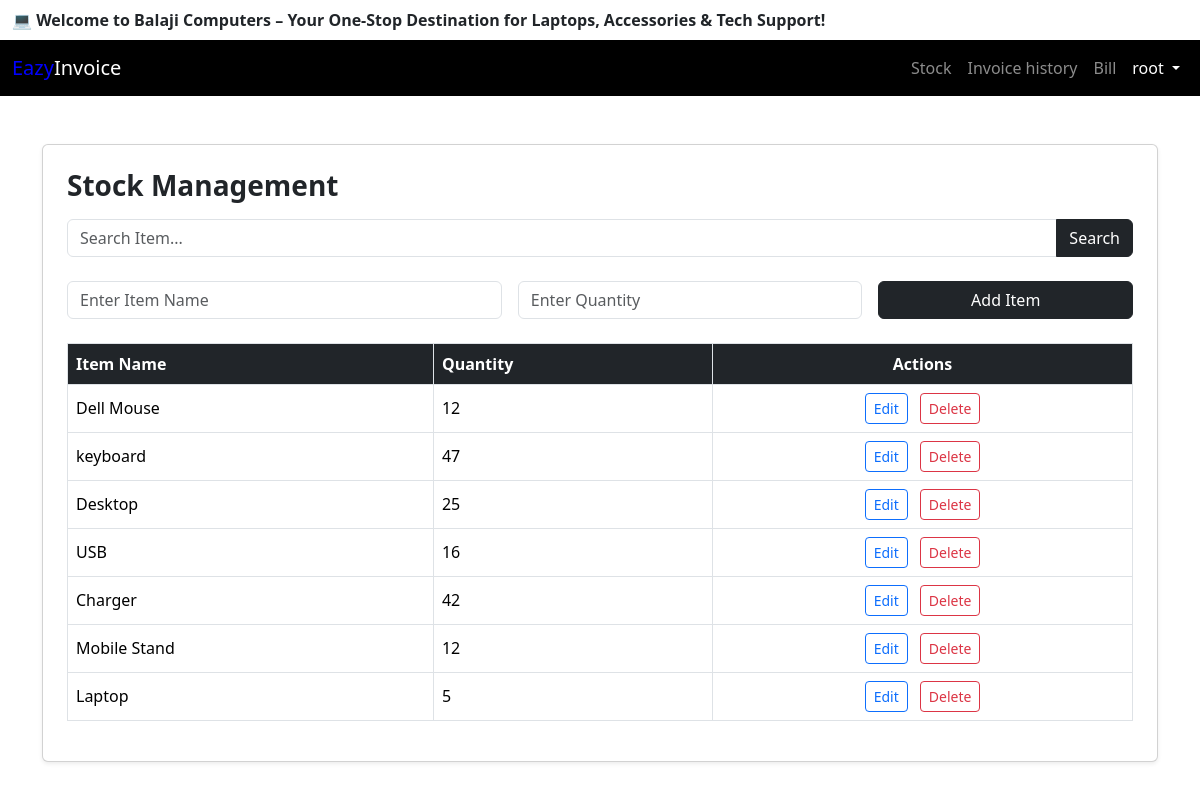
The page /stock/ (signed in) on the database its author committed.
### core/models.py (models this page shows, shortened)
class Stock(models.Model):
    item_name = models.CharField(max_length=100)
    quantity = models.PositiveIntegerField()

### core/views.py (the view, shortened to what this page needs)
# urls.py: path('stock/', views.stock_page, name='stock_page'),
def stock_page(request):
    query = request.GET.get('search', '')
    if query:
        items = Stock.objects.filter(item_name__icontains=query)
    else:
        items = Stock.objects.all()
    return render(request, 'core/stock.html', {
        'items': items,
        'query': query,
    })

### core/templates/core/stock.html (shortened to what this page needs)
{% load static %}
<!DOCTYPE html>
<html lang="en">
<head>
 <link href="https://cdn.jsdelivr.net/npm/bootstrap@5.3.2/dist/css/bootstrap.min.css" rel="stylesheet">
</head>
<body>
{% include 'core/navbar.html' %}
<div class="container py-5">
  <div class="card p-4 shadow-sm">
    <div class="d-flex justify-content-between align-items-center mb-3">
      <h3 class="mb-0 fw-bold">Stock Management</h3>
    </div>
   <form method="get" class="mb-4">
  <div class="input-group">
    <input type="text" name="search" class="form-control" placeholder="Search Item..." value="{{ query }}">
    <button class="btn btn-dark" type="submit">Search</button>
  </div>
</form>
    <form method="POST" class="mb-4">
      <div class="row g-3">
        <div class="col-md-5">
          <input type="text" name="item_name" placeholder="Enter Item Name" class="form-control" required>
        </div>
        <div class="col-md-4">
          <input type="number" name="quantity" placeholder="Enter Quantity" class="form-control" required>
        </div>
        <div class="col-md-3">
          <button type="submit" class="btn btn-dark w-100">Add Item</button>
        </div>
      </div>
    </form>
    <div class="table-responsive">
      <table class="table table-bordered align-middle">
        <thead>
          <tr>
            <th>Item Name</th>
            <th>Quantity</th>
            <th class="text-center">Actions</th>
          </tr>
        </thead>
        <tbody>
          {% for item in items %}
            <tr>
              <td>{{ item.item_name }}</td>
              <td>{{ item.quantity }}</td>
              <td class="text-center">
                <a href="{% url 'update_stock' item.id %}" class="btn btn-sm btn-outline-primary me-2">Edit</a>
                <a href="{% url 'delete_stock' item.id %}" class="btn btn-sm btn-outline-danger"
                   onclick="return confirm('Are you sure you want to delete this item?');">
                  Delete
                </a>
              </td>
            </tr>
          {% empty %}
            <tr>
              <td colspan="3" class="text-center text-muted">No stock items found.</td>
            </tr>
          {% endfor %}
        </tbody>
      </table>
    </div>
  </div>
</div>
</body>
</html>

### core/templates/core/Navbar.html (shortened to what this page needs)
<!DOCTYPE html>
<html lang="en">
<head>
<link href="https://cdn.jsdelivr.net/npm/bootstrap@5.3.7/dist/css/bootstrap.min.css" rel="stylesheet">    <title>Document</title>
</head>
<body>
   <div class="container-fluid  py-2">
  <div class="overflow-hidden">
    <marquee behavior="scroll" direction="left" scrollamount="5">
      <span class="text-dark fw-semibold d-inline-block" style="font-size: 1rem; white-space: nowrap;">
        💻 Welcome to Balaji Computers – Your One-Stop Destination for Laptops, Accessories & Tech Support!
      </span>
    </marquee>
  </div>
</div>
<nav class="navbar navbar-expand-lg navbar-dark" style="background-color:rgb(0, 0, 0);">
  <div class="container-fluid">
    <a class="navbar-brand" href="{% url "stock_page" %}"><span style="color:blue;">Eazy</span><span>Invoice</span></a>
    <div class="collapse navbar-collapse " id="navbarNav">
      <ul class="navbar-nav ms-auto text-dark">
        {% if request.user.is_authenticated %}
        <li class="nav-item">
          <a class="nav-link " href="{% url "stock_page" %}">Stock</a>
        </li>
        <li class="nav-item">
          <a class="nav-link " href="{% url "invoice_history" %}">Invoice history</a>
        </li>
        <li class="nav-item ">
          <a class="nav-link " href="{% url "billing_page" %}">Bill</a>
        </li>
        <li class="nav-item dropdown">
  <a class="nav-link dropdown-toggle text-white" href="#" id="userDropdown" role="button" data-bs-toggle="dropdown" aria-expanded="false">
    {{ request.user }}
  </a>
</li>
        {% endif %}
      </ul>
    </div>
  </div>
</nav>
<script src="https://cdn.jsdelivr.net/npm/bootstrap@5.3.7/dist/js/bootstrap.bundle.min.js"></script></body>
</html>

### core/templates/core/stock.html (style rules this page uses)
body { background-color: #f5f7fa; }
.card { border-radius: 10px; }
.form-control { border-radius: 6px; }
.btn { border-radius: 6px; }
.table thead th { background-color: #212529; color: white; }

### rows shown on the page
Stock: item_name "Dell Mouse", quantity "12"
Stock: item_name "keyboard", quantity "47"
Stock: item_name "Desktop", quantity "25"
Stock: item_name "USB", quantity "16"
Stock: item_name "Charger", quantity "42"
Stock: item_name "Mobile Stand", quantity "12"
Stock: item_name "Laptop", quantity "5"

### other values the page prints
{{ request.user }} "root"
